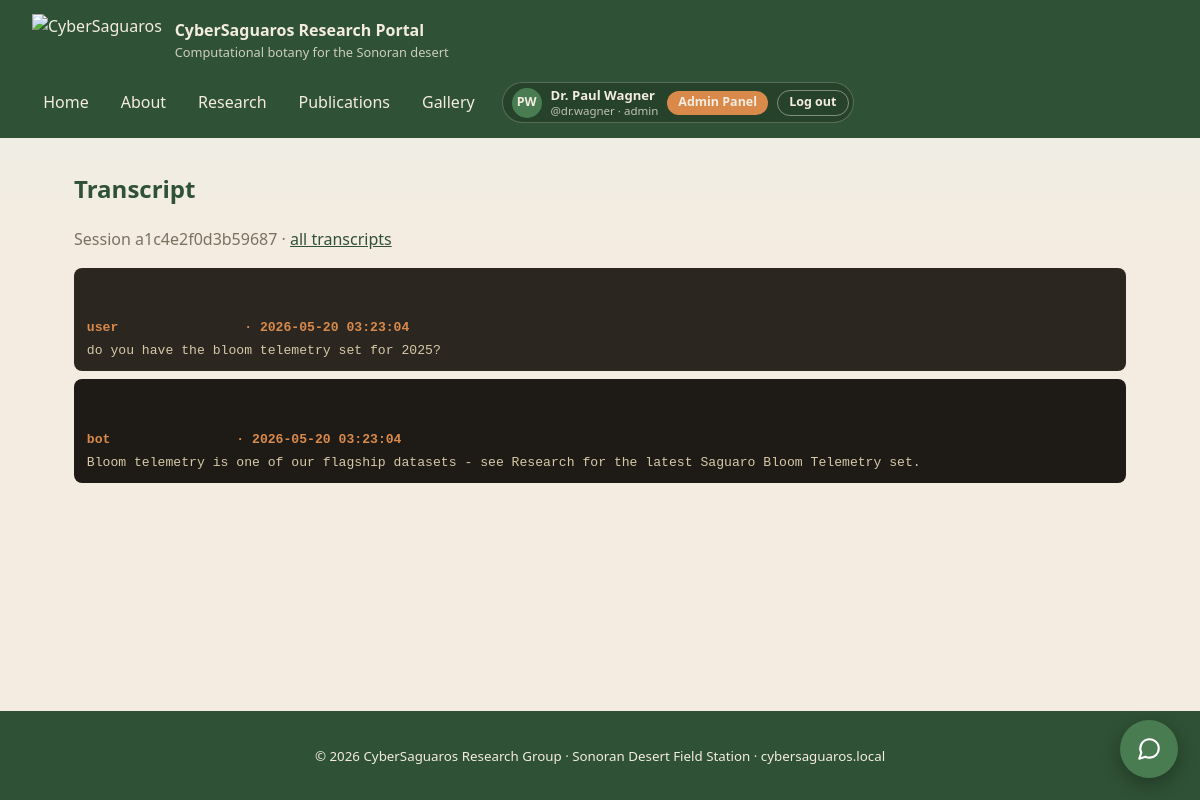
Page /admin/chat.php?session=a1c4e2f0d3b59687 (signed in) on the committed database.
### tables this page shows
CREATE TABLE IF NOT EXISTS chat_logs (
  id         INT AUTO_INCREMENT PRIMARY KEY,
  session_id VARCHAR(64)  NOT NULL,
  speaker    VARCHAR(16)  NOT NULL,   
  message    TEXT         NOT NULL,
  created_at TIMESTAMP NOT NULL DEFAULT CURRENT_TIMESTAMP
);

### public/admin/chat.php (the view, shortened to what this page needs)
<?php
require_once __DIR__ . '/../../includes/layout.php';
$session = $_GET['session'] ?? '';
if ($session !== '') {
    $stmt = $pdo->prepare(
        'SELECT speaker, message, created_at FROM chat_logs
          WHERE session_id = ? ORDER BY id ASC'
    );
    $stmt->execute([$session]);
    $turns = $stmt->fetchAll();
    ?>
    <section>
      <h1>Transcript</h1>
      <p class="muted">Session <?= htmlspecialchars($session) ?> &middot;
         <a href="/admin/chat.php">all transcripts</a></p>
      <?php if (!$turns): ?>
        <p class="muted">No messages recorded for that session.</p>
      <?php else: ?>
        <div class="transcript">
          <?php foreach ($turns as $t): ?>
            <div class="turn <?= $t['speaker'] === 'user' ? 'user' : 'bot' ?>">
              <span class="speaker"><?= htmlspecialchars($t['speaker']) ?>
                &middot; <?= htmlspecialchars((string) $t['created_at']) ?></span><?= htmlspecialchars((string) $t['message']) ?>
            </div>
          <?php endforeach; ?>
        </div>
      <?php endif; ?>
    </section>
    <?php
    exit;
}
?>

### public/assets/style.css (style rules this page uses)
:root { --sand: #f4ece0; --sand-deep: #e7dac2; --cactus: #4a7c52; --cactus-dark: #2f5135; --bloom: #d98a4b; --ink: #2a2620; --muted: #7a7163; }
* { box-sizing: border-box; }
html, body { overflow-x: hidden; }
body { margin: 0; min-height: 100vh; display: flex; flex-direction: column; font-family: "Segoe UI", system-ui, sans-serif; color: var(--ink); line-height: 1.55; background: linear-gradient(180deg, #e9f0ea 0%, var(--sand) 240px, var(--sand) 100%); }
a { color: var(--cactus-dark); }
section { margin: 0; }
main > section:not(.fullbleed) { max-width: 1100px; margin: 2rem auto; padding: 0 1.5rem; }
h1, h2, h3 { color: var(--cactus-dark); }
.muted { color: var(--muted); }
.transcript { display: flex; flex-direction: column; gap: .5rem; }
.transcript .turn { background: #1e1b16; color: #d7c9a8; padding: .6rem .8rem; border-radius: 8px; white-space: pre-wrap; word-break: break-word; font-family: monospace; font-size: .82rem; }
.transcript .turn.user { background: #2b2620; }
.transcript .turn .speaker { display: block; color: var(--bloom); font-weight: 700; margin-bottom: .2rem; }

### rows in the picture
chat_logs: speaker "user", created_at "2026-05-20 03:23:04", message "do you have the bloom telemetry set for 2025?"
chat_logs: speaker "bot", created_at "2026-05-20 03:23:04", message "Bloom telemetry is one of our flagship datasets - see Research for the latest Saguaro Bloom Telemetry set."

### other values in the picture
APP_NAME "CyberSaguaros Research Portal"
APP_TAGLINE "Computational botany for the Sonoran desert"
$label "Home"
$label "About"
$label "Research"
$label "Publications"
$label "Gallery"
initials((string) $me['display_name']) "PW"
$me['display_name'] "Dr. Paul Wagner"
$sub "@dr.wagner · admin"
$session "a1c4e2f0d3b59687"
